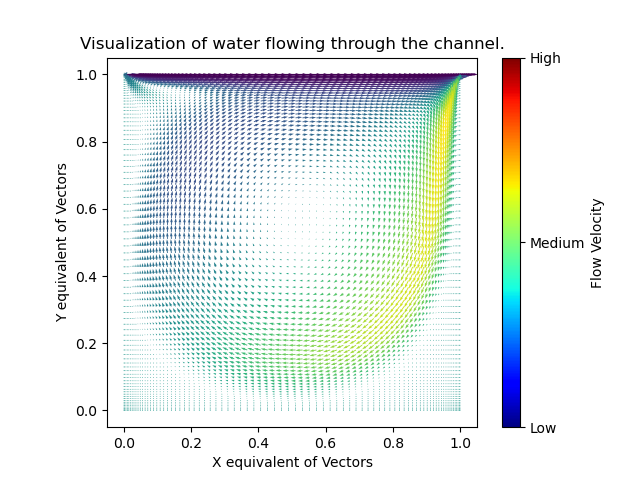

Reproduce this figure in Python.
from __future__ import print_function
import matplotlib.pyplot as plt 
import numpy as np
import matplotlib as matpl 

dataSet = []
# Read the dataset line by line
with open("./field2.irreg.txt","r") as rf:
    dataSet = rf.readlines()

# Set the dimension.
dim_x, dim_y, dim_z = dataSet[2], dataSet[3], dataSet[4]

# Write the actual data entries to different files.
with open("./data.txt","w") as wf:
    for item in dataSet[6:]:
        wf.writelines(item)

# Fill the individual vector by there values
x, y, z, u, v, w = np.loadtxt("./data.txt",unpack=True)

# Set X-axis and Y-axis
xmin = min(x)
xmax = max(x)
ymin = min(y)
ymax = max(y)
medium = (xmin + xmax) / 2

n = 2
color_array = np.sqrt(((u-n)/2)**2 + ((v-n)/2)**2)

cmap = matpl.cm.jet
norm = matpl.colors.Normalize(vmin=xmin,vmax=xmax) 
fig, ax = plt.subplots()
ax.quiver(x, y, u, v,color_array,scale=20)
# add Colorbar
cbar = plt.colorbar(matpl.cm.ScalarMappable(norm=norm,cmap=cmap),ax=ax)
# Set label to Colorbar
cbar.set_label("Flow Velocity")

cbar.set_ticks([xmin,medium,xmax])
cbar.set_ticklabels(["Low","Medium","High"])
ax.set_aspect('equal')
# Add title to plot
plt.title("Visualization of water flowing through the channel.")
# Add x-axis label
plt.xlabel("X equivalent of Vectors")
# Add y-axis label
plt.ylabel("Y equivalent of Vectors")
# Save the plot in png format
plt.savefig("FlowData.png")
# Display the plot
plt.show()